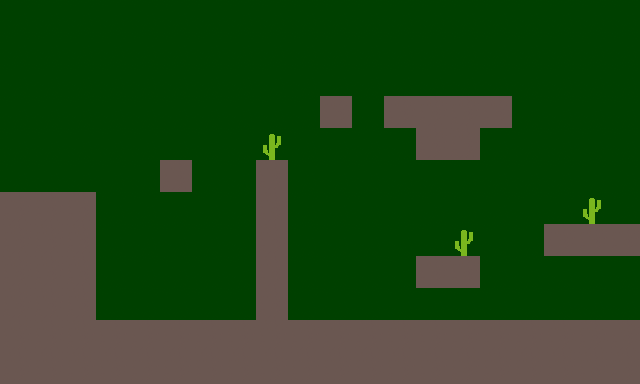

A level layout from a 2D game, rendered from its tile map. Below: a short description, then the map file with tile-grid data replaced by summaries:
An orthogonal 20x12 tile map with 32x32 px tiles, 1 tile layer (Capa de patrones 1) and 21 objects (3x coin, 2x enemigo2, 2x pinchos, player, puerta).

<map version="1.10" tiledversion="1.10.1" orientation="orthogonal" renderorder="right-down" width="20" height="12" tilewidth="32" tileheight="32" infinite="0" nextlayerid="7" nextobjectid="49">
 <tileset firstgid="1" source="Spritesheet.tsx" />
 <layer id="1" name="Capa de patrones 1" width="20" height="12">
  <data>[240 cells, 240 non-empty, 3 distinct tile ids]</data>
 </layer>
 <objectgroup id="6" name="ParaSaltar">
  <object id="46" x="-0.302833" y="97.9089" width="640.189" height="285.425" />
 </objectgroup>
 <objectgroup id="3" name="Plataforma">
  <object id="9" x="0" y="319.992" width="639.5" height="63.9453" />
  <object id="10" x="0.00355114" y="192" width="95.951" height="128.045" />
  <object id="12" x="384" y="96.031" width="128" height="32.3646" />
  <object id="13" x="253.288" y="160" width="34.2121" height="160.091" />
  <object id="14" x="543.969" y="224" width="96.4375" height="31.9688" />
  <object id="34" x="150.333" y="160" width="49.6667" height="32.3333" />
  <object id="35" x="305.208" y="96.4167" width="46.9583" height="31.3333" />
  <object id="36" x="416.333" y="257" width="64.1667" height="31" />
  <object id="38" x="416.083" y="128.667" width="64.0417" height="31.3333" />
 </objectgroup>
 <objectgroup id="2" name="Objetos">
  <object id="20" type="player" gid="1" x="2" y="129.667" width="32" height="32" />
  <object id="21" type="coin" gid="4" x="226.333" y="96" width="32" height="32" />
  <object id="22" type="coin" gid="4" x="352" y="290.5" width="32" height="32" />
  <object id="23" type="coin" gid="4" x="435.333" y="51.3333" width="32" height="32" />
  <object id="24" type="puerta" gid="3" x="608.208" y="224.208" width="32" height="32">
   <properties>
    <property name="SiguienteNivel" value="nivel3.tmx" />
   </properties>
  </object>
  <object id="25" type="enemigo2" gid="5" x="617.068" y="306.455" width="22" height="22">
   <properties>
    <property name="movi" type="object" value="26" />
   </properties>
  </object>
  <object id="26" x="302" y="298">
   <point />
  </object>
  <object id="29" type="enemigo2" gid="5" x="232" y="311.455" width="22" height="22">
   <properties>
    <property name="movi" type="object" value="30" />
   </properties>
  </object>
  <object id="30" x="102.667" y="298">
   <point />
  </object>
  <object id="39" type="pinchos" gid="8" x="433.182" y="96" width="32" height="32" />
  <object id="40" type="pinchos" gid="8" x="513" y="320" width="32" height="32" />
 </objectgroup>
</map>
